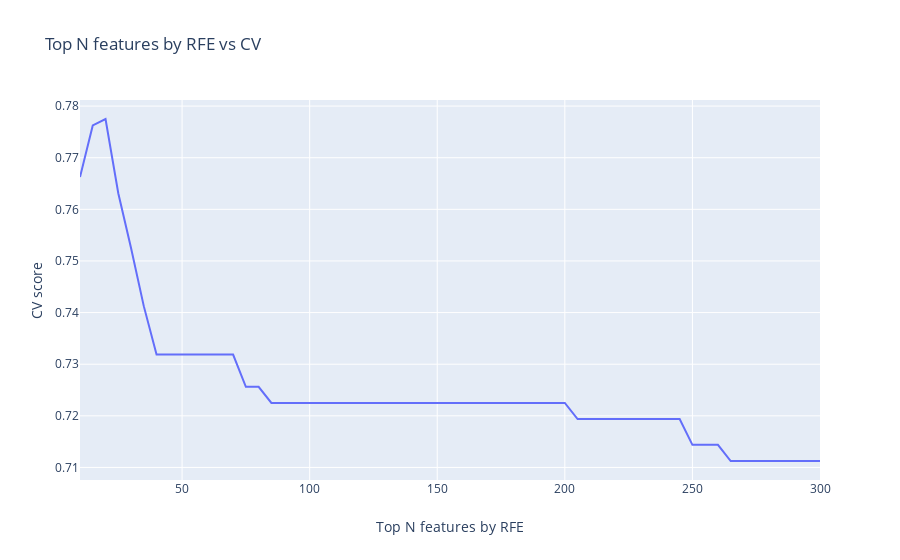

Here is the notebook cell this chart was saved with:
### Code cell
data = [go.Scatter(
        x = list(range(10, 301, 5)),
        y = scores_list,
        name = 'CV scores RFE'
    )]
layout = go.Layout(dict(title = "Top N features by RFE vs CV",
                  xaxis = dict(title = 'Top N features by RFE'),
                  yaxis = dict(title = 'CV score'),
                  ))
py.iplot(dict(data=data, layout=layout), filename='basic-line')

### Figure 1 — Plotly figure (JSON) as saved in the notebook; plotly's stock layout.template omitted (floating-point values rounded to 4 significant figures)
{"data": [{"name": "CV scores RFE", "type": "scatter", "x": [10, 15, 20, 25, 30, 35, 40, 45, 50, 55, 60, 65, 70, 75, 80, 85, 90, 95, 100, 105, 110, 115, 120, 125, 130, 135, 140, 145, 150, 155, 160, 165, 170, 175, 180, 185, 190, 195, 200, 205, 210, 215, 220, 225, 230, 235, 240, 245, 250, 255, 260, 265, 270, 275, 280, 285, 290, 295, 300], "y": [0.7662, 0.7762, 0.7775, 0.7631, 0.7525, 0.7412, 0.7319, 0.7319, 0.7319, 0.7319, 0.7319, 0.7319, 0.7319, 0.7256, 0.7256, 0.7225, 0.7225, 0.7225, 0.7225, 0.7225, 0.7225, 0.7225, 0.7225, 0.7225, 0.7225, 0.7225, 0.7225, 0.7225, 0.7225, 0.7225, 0.7225, 0.7225, 0.7225, 0.7225, 0.7225, 0.7225, 0.7225, 0.7225, 0.7225, 0.7194, 0.7194, 0.7194, 0.7194, 0.7194, 0.7194, 0.7194, 0.7194, 0.7194, 0.7144, 0.7144, 0.7144, 0.7112, 0.7112, 0.7112, 0.7112, 0.7112, 0.7112, 0.7112, 0.7112]}], "layout": {"title": {"text": "Top N features by RFE vs CV"}, "xaxis": {"title": {"text": "Top N features by RFE"}}, "yaxis": {"title": {"text": "CV score"}}}}
